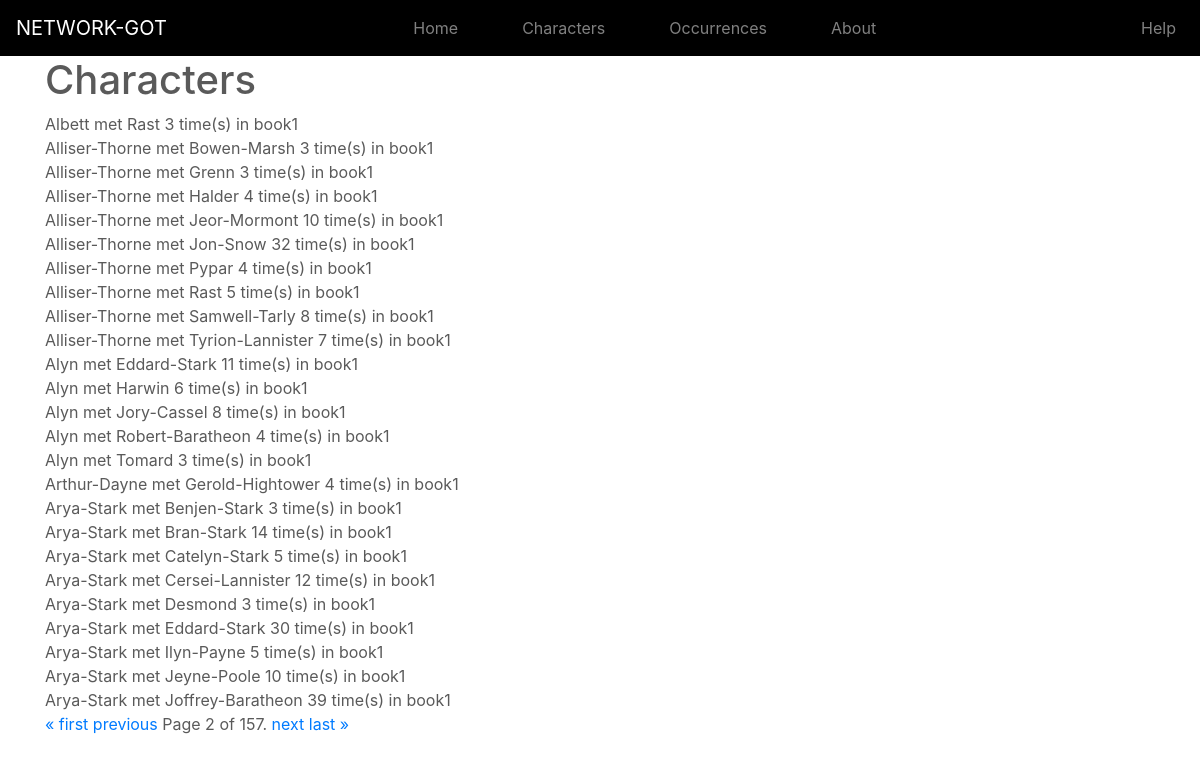
Screenshot of /occurrences/?page=2 with the database file from the repository.
### app/models.py (models this page shows, shortened)
class CoOccur(models.Model):
  source = models.ForeignKey(Character, related_name="targeted",on_delete=models.CASCADE)
  target = models.ForeignKey(Character, related_name="sourced",on_delete=models.CASCADE)
  book = models.ForeignKey(Book, related_name="from_book",on_delete=models.CASCADE)
  weight = models.PositiveIntegerField()

class Character(models.Model):
  name = models.CharField(max_length=100, unique=True)
  description = models.TextField(blank=True, default='')
  image = image = models.ImageField(upload_to='uploaded_images',blank=True)
  co_occurences = models.ManyToManyField("self",through='CoOccur',blank=True,symmetrical=False)

class Book(models.Model):
  name = models.CharField(max_length=50, unique=True)
  description = models.TextField(blank=True, default='')

### app/views.py (the view)
# urls.py: path('occurrences/', views.all_occurrences, name='app-occurrences'),
def all_occurrences(request):
    occurrence_list = CoOccur.objects.all()
    paginator = Paginator(occurrence_list, 25)
    page = request.GET.get('page')
    occurrences = paginator.get_page(page)
    return render(request, 'app/co_occur_list.html', {'title': 'Co-occurrences', 'occurrences':occurrences})

### app/templates/app/co_occur_list.html
{% extends "app/base.html" %}
{% block content %}
    <h1>Characters</h1>
    {% for occurrence in occurrences %}
    {{ occurrence.source.name }} met {{ occurrence.target.name }} {{ occurrence.weight }} time(s) in {{ occurrence.book.name }}<br>
    {% endfor %}
<div class="pagination">
    <span class="step-links">
        {% if occurrences.has_previous %}
            <a href="?page=1">&laquo; first</a>
            <a href="?page={{ occurrences.previous_page_number }}">previous</a>
        {% endif %}
        <span class="current">
            Page {{ occurrences.number }} of {{ occurrences.paginator.num_pages }}.
        </span>
        {% if occurrences.has_next %}
            <a href="?page={{ occurrences.next_page_number }}">next</a>
            <a href="?page={{ occurrences.paginator.num_pages }}">last &raquo;</a>
        {% endif %}
    </span>
</div>
{% endblock content %}

### app/static/app/main.css (style rules this page uses)
body { color:#5a5a5a; }

### rows the page displays
CoOccur: source.name "Albett", target.name "Rast", weight "3", book.name "book1"
CoOccur: source.name "Alliser-Thorne", target.name "Bowen-Marsh", weight "3", book.name "book1"
CoOccur: source.name "Alliser-Thorne", target.name "Grenn", weight "3", book.name "book1"
CoOccur: source.name "Alliser-Thorne", target.name "Halder", weight "4", book.name "book1"
CoOccur: source.name "Alliser-Thorne", target.name "Jeor-Mormont", weight "10", book.name "book1"
CoOccur: source.name "Alliser-Thorne", target.name "Jon-Snow", weight "32", book.name "book1"
CoOccur: source.name "Alliser-Thorne", target.name "Pypar", weight "4", book.name "book1"
CoOccur: source.name "Alliser-Thorne", target.name "Rast", weight "5", book.name "book1"
CoOccur: source.name "Alliser-Thorne", target.name "Samwell-Tarly", weight "8", book.name "book1"
CoOccur: source.name "Alliser-Thorne", target.name "Tyrion-Lannister", weight "7", book.name "book1"
CoOccur: source.name "Alyn", target.name "Eddard-Stark", weight "11", book.name "book1"
CoOccur: source.name "Alyn", target.name "Harwin", weight "6", book.name "book1"
CoOccur: source.name "Alyn", target.name "Jory-Cassel", weight "8", book.name "book1"
CoOccur: source.name "Alyn", target.name "Robert-Baratheon", weight "4", book.name "book1"
CoOccur: source.name "Alyn", target.name "Tomard", weight "3", book.name "book1"
CoOccur: source.name "Arthur-Dayne", target.name "Gerold-Hightower", weight "4", book.name "book1"
CoOccur: source.name "Arya-Stark", target.name "Benjen-Stark", weight "3", book.name "book1"
CoOccur: source.name "Arya-Stark", target.name "Bran-Stark", weight "14", book.name "book1"
CoOccur: source.name "Arya-Stark", target.name "Catelyn-Stark", weight "5", book.name "book1"
CoOccur: source.name "Arya-Stark", target.name "Cersei-Lannister", weight "12", book.name "book1"
CoOccur: source.name "Arya-Stark", target.name "Desmond", weight "3", book.name "book1"
CoOccur: source.name "Arya-Stark", target.name "Eddard-Stark", weight "30", book.name "book1"
CoOccur: source.name "Arya-Stark", target.name "Ilyn-Payne", weight "5", book.name "book1"
CoOccur: source.name "Arya-Stark", target.name "Jeyne-Poole", weight "10", book.name "book1"
CoOccur: source.name "Arya-Stark", target.name "Joffrey-Baratheon", weight "39", book.name "book1"

### other values shown
{{ occurrences.number }} "2"
{{ occurrences.paginator.num_pages }} "157"
